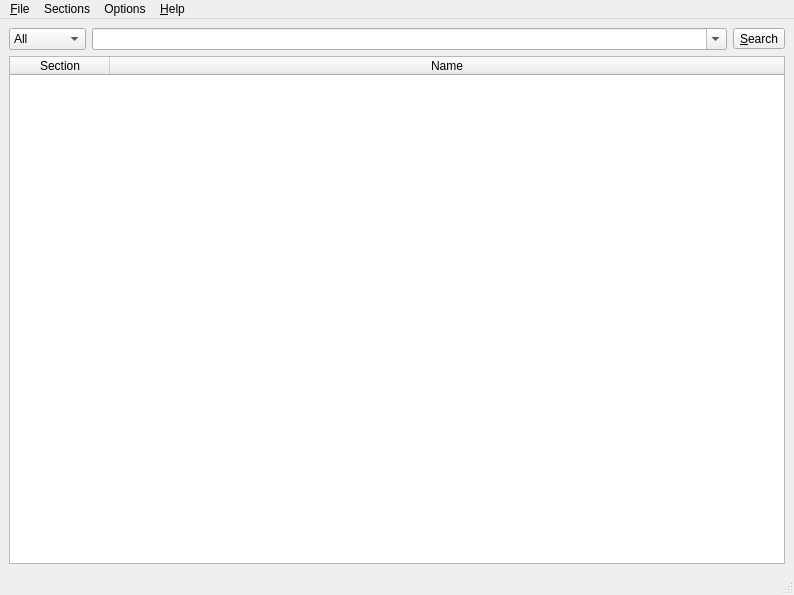
<?xml version="1.0" encoding="UTF-8"?>
<ui version="4.0">
 <author>David Sugar</author>
 <comment>** Copyright (C) 2011 David Sugar, Tycho Softworks
**
** This file is part of coastal-qt.
**
** Coastal-qt is free software: you can redistribute it and/or modify
** it under the terms of the GNU General Public License as published
** by the Free Software Foundation, either version 3 of the License, or
** (at your option) any later version.
**
** coastal-qt is distributed in the hope that it will be useful,
** but WITHOUT ANY WARRANTY; without even the implied warranty of
** MERCHANTABILITY or FITNESS FOR A PARTICULAR PURPOSE.  See the
** GNU General Public License for more details.
**
** You should have received a copy of the GNU General Public License
** along with coastal-qt.  If not, see &lt;http://www.gnu.org/licenses/&gt;.</comment>
 <class>MainWindow</class>
 <widget class="QMainWindow" name="MainWindow">
  <property name="geometry">
   <rect>
    <x>0</x>
    <y>0</y>
    <width>794</width>
    <height>595</height>
   </rect>
  </property>
  <property name="windowTitle">
   <string>MainWindow</string>
  </property>
  <widget class="QWidget" name="centralwidget">
   <layout class="QGridLayout" name="gridLayout">
    <item row="0" column="0">
     <layout class="QVBoxLayout" name="verticalLayout">
      <item>
       <layout class="QHBoxLayout" name="horizontalLayout_2">
        <item>
         <widget class="QComboBox" name="comboBox">
          <property name="sizePolicy">
           <sizepolicy hsizetype="Preferred" vsizetype="Fixed">
            <horstretch>0</horstretch>
            <verstretch>0</verstretch>
           </sizepolicy>
          </property>
          <item>
           <property name="text">
            <string>All</string>
           </property>
          </item>
          <item>
           <property name="text">
            <string>Selected</string>
           </property>
          </item>
          <item>
           <property name="text">
            <string>Other</string>
           </property>
          </item>
         </widget>
        </item>
        <item>
         <widget class="QComboBox" name="searchBox">
          <property name="sizePolicy">
           <sizepolicy hsizetype="Expanding" vsizetype="Fixed">
            <horstretch>0</horstretch>
            <verstretch>0</verstretch>
           </sizepolicy>
          </property>
          <property name="editable">
           <bool>true</bool>
          </property>
         </widget>
        </item>
        <item>
         <widget class="QToolButton" name="searchButton">
          <property name="sizePolicy">
           <sizepolicy hsizetype="Preferred" vsizetype="Fixed">
            <horstretch>0</horstretch>
            <verstretch>0</verstretch>
           </sizepolicy>
          </property>
          <property name="text">
           <string>&amp;Search</string>
          </property>
          <property name="toolButtonStyle">
           <enum>Qt::ToolButtonIconOnly</enum>
          </property>
          <property name="arrowType">
           <enum>Qt::NoArrow</enum>
          </property>
         </widget>
        </item>
       </layout>
      </item>
      <item>
       <widget class="QTableWidget" name="indexTable">
        <attribute name="horizontalHeaderStretchLastSection">
         <bool>true</bool>
        </attribute>
        <attribute name="horizontalHeaderStretchLastSection">
         <bool>true</bool>
        </attribute>
        <column>
         <property name="text">
          <string>Section</string>
         </property>
        </column>
        <column>
         <property name="text">
          <string>Name</string>
         </property>
        </column>
       </widget>
      </item>
     </layout>
    </item>
   </layout>
  </widget>
  <widget class="QMenuBar" name="menubar">
   <property name="geometry">
    <rect>
     <x>0</x>
     <y>0</y>
     <width>794</width>
     <height>23</height>
    </rect>
   </property>
   <widget class="QMenu" name="menuFile">
    <property name="title">
     <string>&amp;File</string>
    </property>
    <addaction name="actionReload"/>
    <addaction name="actionQuit"/>
   </widget>
   <widget class="QMenu" name="menuSections">
    <property name="title">
     <string>Sections</string>
    </property>
    <addaction name="actionAll"/>
    <addaction name="actionOnly"/>
    <addaction name="actionBut"/>
    <addaction name="separator"/>
    <addaction name="actionSection1"/>
    <addaction name="actionSection2"/>
    <addaction name="actionSection3"/>
    <addaction name="actionSection4"/>
    <addaction name="actionSection5"/>
    <addaction name="actionSection6"/>
    <addaction name="actionSection7"/>
    <addaction name="actionSection8"/>
    <addaction name="actionSectionl"/>
    <addaction name="actionSectionn"/>
   </widget>
   <widget class="QMenu" name="menuOptions">
    <property name="title">
     <string>Options</string>
    </property>
    <addaction name="actionIndex"/>
    <addaction name="actionKeywords"/>
    <addaction name="separator"/>
    <addaction name="actionPaths"/>
   </widget>
   <widget class="QMenu" name="menuHelp">
    <property name="title">
     <string>&amp;Help</string>
    </property>
    <addaction name="actionAbout"/>
   </widget>
   <addaction name="menuFile"/>
   <addaction name="menuSections"/>
   <addaction name="menuOptions"/>
   <addaction name="menuHelp"/>
  </widget>
  <widget class="QStatusBar" name="statusbar"/>
  <action name="actionQuit">
   <property name="text">
    <string>&amp;Quit</string>
   </property>
   <property name="iconVisibleInMenu">
    <bool>true</bool>
   </property>
  </action>
  <action name="actionAll">
   <property name="checked">
    <bool>false</bool>
   </property>
   <property name="text">
    <string>&amp;All Sections</string>
   </property>
  </action>
  <action name="actionBut">
   <property name="checkable">
    <bool>false</bool>
   </property>
   <property name="text">
    <string>All &amp;But Selected</string>
   </property>
  </action>
  <action name="actionOnly">
   <property name="checkable">
    <bool>false</bool>
   </property>
   <property name="text">
    <string>Selected &amp;Only</string>
   </property>
  </action>
  <action name="actionSection1">
   <property name="checkable">
    <bool>true</bool>
   </property>
   <property name="checked">
    <bool>true</bool>
   </property>
   <property name="text">
    <string>&amp;1: User Commands</string>
   </property>
  </action>
  <action name="actionSection2">
   <property name="checkable">
    <bool>true</bool>
   </property>
   <property name="checked">
    <bool>true</bool>
   </property>
   <property name="text">
    <string>&amp;2: System Calls</string>
   </property>
  </action>
  <action name="actionSection3">
   <property name="checkable">
    <bool>true</bool>
   </property>
   <property name="checked">
    <bool>true</bool>
   </property>
   <property name="text">
    <string>&amp;3: Subroutines</string>
   </property>
  </action>
  <action name="actionSection4">
   <property name="checkable">
    <bool>true</bool>
   </property>
   <property name="text">
    <string>&amp;4: Devices</string>
   </property>
  </action>
  <action name="actionSection5">
   <property name="checkable">
    <bool>true</bool>
   </property>
   <property name="text">
    <string>&amp;5: File Formats</string>
   </property>
  </action>
  <action name="actionSection6">
   <property name="checkable">
    <bool>true</bool>
   </property>
   <property name="text">
    <string>&amp;6: Games</string>
   </property>
  </action>
  <action name="actionSection7">
   <property name="checkable">
    <bool>true</bool>
   </property>
   <property name="text">
    <string>&amp;7: Miscellaneous</string>
   </property>
  </action>
  <action name="actionSection8">
   <property name="checkable">
    <bool>true</bool>
   </property>
   <property name="text">
    <string>&amp;8: Administration</string>
   </property>
  </action>
  <action name="actionSectionl">
   <property name="checkable">
    <bool>true</bool>
   </property>
   <property name="text">
    <string>&amp;l: Local</string>
   </property>
  </action>
  <action name="actionSectionn">
   <property name="text">
    <string>&amp;n: New</string>
   </property>
  </action>
  <action name="actionIndex">
   <property name="checkable">
    <bool>true</bool>
   </property>
   <property name="checked">
    <bool>true</bool>
   </property>
   <property name="text">
    <string>&amp;Index Search</string>
   </property>
  </action>
  <action name="actionKeywords">
   <property name="checkable">
    <bool>true</bool>
   </property>
   <property name="text">
    <string>&amp;Keyword Search</string>
   </property>
  </action>
  <action name="actionPaths">
   <property name="text">
    <string>Man &amp;Paths</string>
   </property>
  </action>
  <action name="action_Mode">
   <property name="text">
    <string>Mode</string>
   </property>
   <property name="toolTip">
    <string>Change Search Mode</string>
   </property>
  </action>
  <action name="actionReload">
   <property name="text">
    <string>&amp;Reload</string>
   </property>
   <property name="iconVisibleInMenu">
    <bool>true</bool>
   </property>
  </action>
  <action name="actionAbout">
   <property name="text">
    <string>About</string>
   </property>
  </action>
 </widget>
 <resources/>
 <connections/>
</ui>
